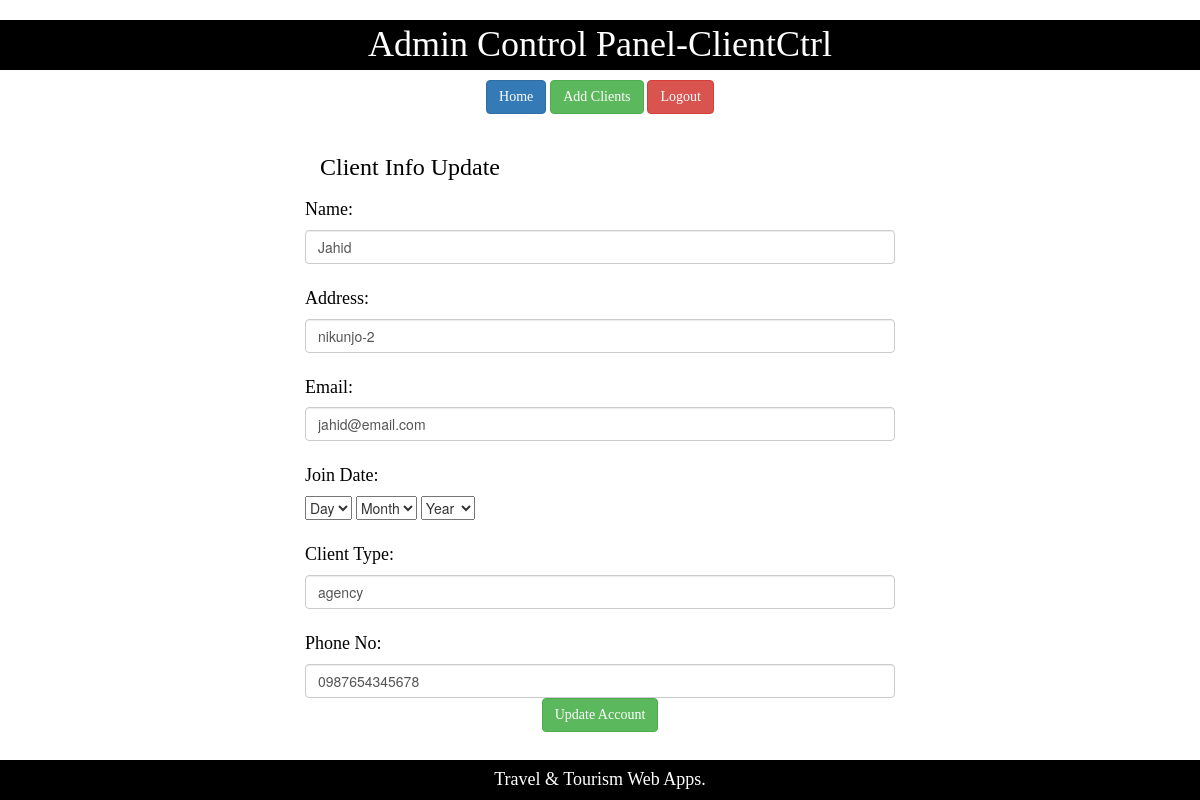
/Admin_UpdateClient.php?id=1, run on the app's committed database.
### tables this page shows
CREATE TABLE `profile` (
  `sl` int(5) NOT NULL,
  `name` varchar(30) DEFAULT 'null',
  `address` varchar(50) DEFAULT 'null',
  `email` varchar(30) NOT NULL,
  `phone_no` varchar(20) DEFAULT 'null',
  `join_date` varchar(6) NOT NULL DEFAULT current_timestamp(),
  `type` varchar(30) NOT NULL,
  `status` varchar(30) NOT NULL DEFAULT 'active'
);

### models/db_config.php (called while the page is built, shortened)
<?php
	$db_server="localhost";
	$db_user="root";
	$db_password="";
	$db_name="wt_sp21_f";
	function get($query){
		global $db_server,$db_user,$db_password,$db_name;
		$conn = mysqli_connect($db_server,$db_user,$db_password,$db_name);
		$result = mysqli_query($conn,$query);
		$data=array();
		if(mysqli_num_rows($result) > 0){
			while($row=mysqli_fetch_assoc($result)){
				$data[] = $row;
			}
		}
		return $data;
	}
?>

### controllers/Admin_ClientController.php (called while the page is built, shortened)
<?php
require_once 'models/db_config.php';
   function getValidClients($sl){
   	$query="SELECT * from profile WHERE sl=$sl";
   	$result=get($query);
   	if(count($result)>0){return $result[0];}
   	return false;
   }
?>

### Admin_UpdateClient.php (the view, shortened to what this page needs)
<?php
include 'Admin_Client_Header.php';
require_once 'models/db_config.php';
require_once 'controllers/Admin_ClientController.php';
$sl=$_GET ["id"];
$result = getValidClients($sl);
?>
<html>
<body>
<div class="center">
	<h3 class="text">Client Info Update</h3>
	<form action="" method="post" class="form-horizontal form-material">
		<div class="form-group">
			<h4 class="text">Name:</h4>
			<input type="text" placeholder="Client Name" name="client_Name" value ="<?php echo $result["name"];?>" class="form-control">
		</div>
		<div class="form-group">
			<h4 class="text">Address:</h4>
			<input type="text" placeholder="House No,Road,City,Country" name="client_Address" value="<?php echo $result["address"]?>" class= "form-control">
		</div>
		<div class="form-group">
			<h4 class="text">Email:</h4>
			<input type="text" placeholder="Enter a Valid Email" name="client_Email" value="<?php echo $result["email"]?>" class="form-control">
		</div>
	    <div class="form-group">
			<h4 class="text">Join Date:</h4>
			<select name="Day">
				<option selected disabled>Day</option>
			</select>
			<select name="Month">
				<option selected disabled>Month</option>
			</select>
			<select name="Year">
				<option selected disabled>Year</option>
			</select>
		</div>
        <div class="form-group">
			<h4 class="text">Client Type:</h4>
			<input type="text" placeholder="Travellers/Agency/HOwner" name="client_type" value="<?php echo $result["type"]?>" class="form-control">
		</div>
		<div class="form-group">
			<h4 class="text">Phone No:</h4>
			<input type="text" placeholder="Phone Number" name="client_Phone" value="<?php echo $result["phone_no"]?>" class="form-control">
		<div class="form-group text-center">
			<input type="submit" class="btn btn-success" name="edit_info" value="Update Account" class="form-control">
		</div>
	</form>
</div>
<?php include 'Admin_Home_Footer.php';?>

### styles/mystyle.css (style rules this page uses)
body { background-color:white; padding:0px; }
.text { font-family:consolas; color:black; }
.center { margin: 0 auto; width:50% ; padding:20px; }
.btn { font-family:consolas; }

### data on the page
profile: client_Name "Jahid", client_Address "nikunjo-2", client_Email "jahid@email.com", client_type "agency", client_Phone "0987654345678"
